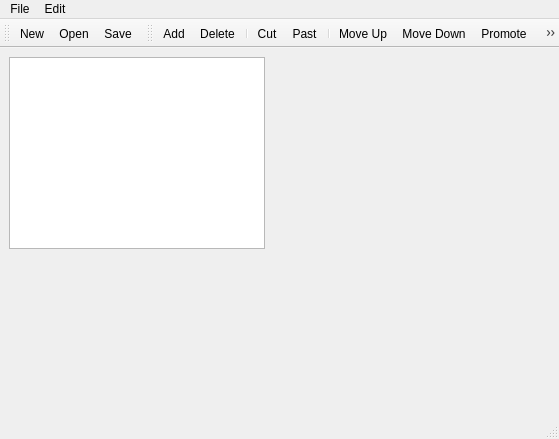
<?xml version="1.0" encoding="UTF-8"?>
<ui version="4.0">
 <class>MainWindow</class>
 <widget class="QMainWindow" name="MainWindow">
  <property name="geometry">
   <rect>
    <x>0</x>
    <y>0</y>
    <width>559</width>
    <height>439</height>
   </rect>
  </property>
  <property name="windowTitle">
   <string>Timelog - [*]</string>
  </property>
  <property name="windowIcon">
   <iconset resource="mytimelog.qrc">
    <normaloff>:/images/images/icon.png</normaloff>:/images/images/icon.png</iconset>
  </property>
  <widget class="QWidget" name="centralwidget">
   <widget class="QTreeView" name="treeView">
    <property name="geometry">
     <rect>
      <x>9</x>
      <y>9</y>
      <width>256</width>
      <height>192</height>
     </rect>
    </property>
    <property name="allColumnsShowFocus">
     <bool>true</bool>
    </property>
   </widget>
  </widget>
  <widget class="QMenuBar" name="menubar">
   <property name="geometry">
    <rect>
     <x>0</x>
     <y>0</y>
     <width>559</width>
     <height>20</height>
    </rect>
   </property>
   <widget class="QMenu" name="menuFile">
    <property name="title">
     <string>File</string>
    </property>
    <addaction name="fileNewAction"/>
    <addaction name="fileOpenAction"/>
    <addaction name="fileSaveAction"/>
    <addaction name="actionSave_As"/>
    <addaction name="separator"/>
    <addaction name="fileQuitAction"/>
   </widget>
   <widget class="QMenu" name="menuEdit">
    <property name="title">
     <string>Edit</string>
    </property>
    <addaction name="editAddAction"/>
    <addaction name="editDeleteAction"/>
    <addaction name="separator"/>
    <addaction name="editCutAction"/>
    <addaction name="editPasteAction"/>
    <addaction name="separator"/>
    <addaction name="editMoveUpAction"/>
    <addaction name="editMoveDownAction"/>
    <addaction name="editPromoteAction"/>
    <addaction name="editDemoteAction"/>
    <addaction name="separator"/>
    <addaction name="editStartOrStopAction"/>
   </widget>
   <addaction name="menuFile"/>
   <addaction name="menuEdit"/>
  </widget>
  <widget class="QStatusBar" name="statusbar"/>
  <widget class="QToolBar" name="toolBar">
   <property name="windowTitle">
    <string>toolBar</string>
   </property>
   <attribute name="toolBarArea">
    <enum>TopToolBarArea</enum>
   </attribute>
   <attribute name="toolBarBreak">
    <bool>false</bool>
   </attribute>
   <addaction name="fileNewAction"/>
   <addaction name="fileOpenAction"/>
   <addaction name="fileSaveAction"/>
  </widget>
  <widget class="QToolBar" name="toolBar_2">
   <property name="windowTitle">
    <string>toolBar_2</string>
   </property>
   <attribute name="toolBarArea">
    <enum>TopToolBarArea</enum>
   </attribute>
   <attribute name="toolBarBreak">
    <bool>false</bool>
   </attribute>
   <addaction name="editAddAction"/>
   <addaction name="editDeleteAction"/>
   <addaction name="separator"/>
   <addaction name="editCutAction"/>
   <addaction name="editPasteAction"/>
   <addaction name="separator"/>
   <addaction name="editMoveUpAction"/>
   <addaction name="editMoveDownAction"/>
   <addaction name="editPromoteAction"/>
   <addaction name="editDemoteAction"/>
   <addaction name="separator"/>
   <addaction name="editStartOrStopAction"/>
   <addaction name="separator"/>
  </widget>
  <action name="fileNewAction">
   <property name="icon">
    <iconset resource="mytimelog.qrc">
     <normaloff>:/images/images/filenew.png</normaloff>:/images/images/filenew.png</iconset>
   </property>
   <property name="text">
    <string>New</string>
   </property>
   <property name="toolTip">
    <string>create a new file</string>
   </property>
   <property name="shortcut">
    <string>Ctrl+N</string>
   </property>
  </action>
  <action name="fileOpenAction">
   <property name="icon">
    <iconset resource="mytimelog.qrc">
     <normaloff>:/images/images/fileopen.png</normaloff>:/images/images/fileopen.png</iconset>
   </property>
   <property name="text">
    <string>Open</string>
   </property>
   <property name="toolTip">
    <string>open a file</string>
   </property>
   <property name="shortcut">
    <string>Ctrl+O</string>
   </property>
  </action>
  <action name="fileSaveAction">
   <property name="icon">
    <iconset resource="mytimelog.qrc">
     <normaloff>:/images/images/filesave.png</normaloff>:/images/images/filesave.png</iconset>
   </property>
   <property name="text">
    <string>Save</string>
   </property>
   <property name="shortcut">
    <string>Ctrl+S</string>
   </property>
  </action>
  <action name="actionSave_As">
   <property name="icon">
    <iconset resource="mytimelog.qrc">
     <normaloff>:/images/images/filesave.png</normaloff>:/images/images/filesave.png</iconset>
   </property>
   <property name="text">
    <string>Save As ...</string>
   </property>
  </action>
  <action name="fileQuitAction">
   <property name="icon">
    <iconset resource="mytimelog.qrc">
     <normaloff>:/images/images/filequit.png</normaloff>:/images/images/filequit.png</iconset>
   </property>
   <property name="text">
    <string>Quit</string>
   </property>
  </action>
  <action name="editAddAction">
   <property name="icon">
    <iconset resource="mytimelog.qrc">
     <normaloff>:/images/images/editadd.png</normaloff>:/images/images/editadd.png</iconset>
   </property>
   <property name="text">
    <string>Add</string>
   </property>
   <property name="shortcut">
    <string>Ctrl+A</string>
   </property>
  </action>
  <action name="editDeleteAction">
   <property name="icon">
    <iconset resource="mytimelog.qrc">
     <normaloff>:/images/images/editdelete.png</normaloff>:/images/images/editdelete.png</iconset>
   </property>
   <property name="text">
    <string>Delete</string>
   </property>
   <property name="shortcut">
    <string>Del</string>
   </property>
  </action>
  <action name="editCutAction">
   <property name="icon">
    <iconset resource="mytimelog.qrc">
     <normaloff>:/images/images/editcut.png</normaloff>:/images/images/editcut.png</iconset>
   </property>
   <property name="text">
    <string>Cut</string>
   </property>
   <property name="shortcut">
    <string>Ctrl+X</string>
   </property>
  </action>
  <action name="editPasteAction">
   <property name="icon">
    <iconset resource="mytimelog.qrc">
     <normaloff>:/images/images/editpaste.png</normaloff>:/images/images/editpaste.png</iconset>
   </property>
   <property name="text">
    <string>Past</string>
   </property>
   <property name="shortcut">
    <string>Ctrl+V</string>
   </property>
  </action>
  <action name="fileSaveAsAction">
   <property name="icon">
    <iconset resource="mytimelog.qrc">
     <normaloff>:/images/images/filesave.png</normaloff>:/images/images/filesave.png</iconset>
   </property>
   <property name="text">
    <string>Save As...</string>
   </property>
  </action>
  <action name="editMoveUpAction">
   <property name="icon">
    <iconset resource="mytimelog.qrc">
     <normaloff>:/images/images/editup.png</normaloff>:/images/images/editup.png</iconset>
   </property>
   <property name="text">
    <string>Move Up</string>
   </property>
   <property name="shortcut">
    <string>Ctrl+Up</string>
   </property>
  </action>
  <action name="editMoveDownAction">
   <property name="icon">
    <iconset resource="mytimelog.qrc">
     <normaloff>:/images/images/editdown.png</normaloff>:/images/images/editdown.png</iconset>
   </property>
   <property name="text">
    <string>Move Down</string>
   </property>
   <property name="shortcut">
    <string>Ctrl+Down</string>
   </property>
  </action>
  <action name="editPromoteAction">
   <property name="icon">
    <iconset resource="mytimelog.qrc">
     <normaloff>:/images/images/editpromote.png</normaloff>:/images/images/editpromote.png</iconset>
   </property>
   <property name="text">
    <string>Promote</string>
   </property>
   <property name="shortcut">
    <string>Ctrl+Left</string>
   </property>
  </action>
  <action name="editDemoteAction">
   <property name="icon">
    <iconset resource="mytimelog.qrc">
     <normaloff>:/images/images/editdemote.png</normaloff>:/images/images/editdemote.png</iconset>
   </property>
   <property name="text">
    <string>Demote</string>
   </property>
   <property name="shortcut">
    <string>Ctrl+Right</string>
   </property>
  </action>
  <action name="editStartOrStopAction">
   <property name="checkable">
    <bool>true</bool>
   </property>
   <property name="icon">
    <iconset resource="mytimelog.qrc">
     <normaloff>:/images/images/0.png</normaloff>:/images/images/0.png</iconset>
   </property>
   <property name="text">
    <string>Start</string>
   </property>
  </action>
 </widget>
 <resources>
  <include location="mytimelog.qrc"/>
 </resources>
 <connections/>
</ui>
